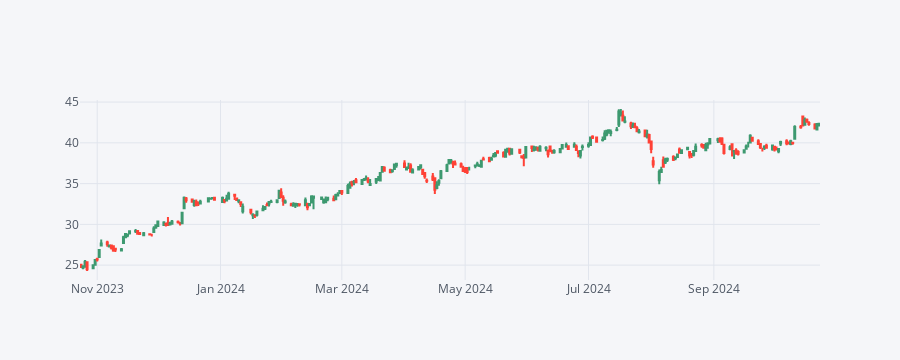

Notebook source saved alongside this figure:
### Code cell
BAC[['Open', 'High', 'Low', 'Close']].loc['2023-10-24':'2024-10-23'].iplot(kind='candle')

### Figure 1 — Plotly figure (JSON) as saved in the notebook; plotly's stock layout.template omitted (floating-point values rounded to 4 significant figures; data arrays with more than 128 entries replaced by an {"elided": "..."} marker saying what was removed)
{"data": [{"close": {"elided": "252 float values"}, "high": {"elided": "252 float values"}, "low": {"elided": "252 float values"}, "open": {"elided": "252 float values"}, "showlegend": false, "type": "candlestick", "x": {"elided": "252 str values"}, "yaxis": "y2"}], "layout": {"height": 360, "legend": {"bgcolor": "#F5F6F9", "font": {"color": "#4D5663"}}, "paper_bgcolor": "#F5F6F9", "plot_bgcolor": "#F5F6F9", "title": {"font": {"color": "#4D5663"}}, "xaxis": {"autorange": true, "gridcolor": "#E1E5ED", "range": ["2023-10-23 12:00", "2024-10-23 12:00"], "rangeslider": {"visible": false, "yaxis2": {}}, "showgrid": true, "tickfont": {"color": "#4D5663"}, "title": {"font": {"color": "#4D5663"}, "text": ""}, "type": "date", "zerolinecolor": "#E1E5ED"}, "yaxis": {"gridcolor": "#E1E5ED", "showgrid": true, "showticklabels": false, "tickfont": {"color": "#4D5663"}, "title": {"font": {"color": "#4D5663"}, "text": ""}, "zerolinecolor": "#E1E5ED"}, "yaxis2": {"autorange": true, "gridcolor": "#E1E5ED", "range": [23.18, 45.26], "showgrid": true, "tickfont": {"color": "#4D5663"}, "title": {"font": {"color": "#4D5663"}, "text": ""}, "zerolinecolor": "#E1E5ED"}}}
